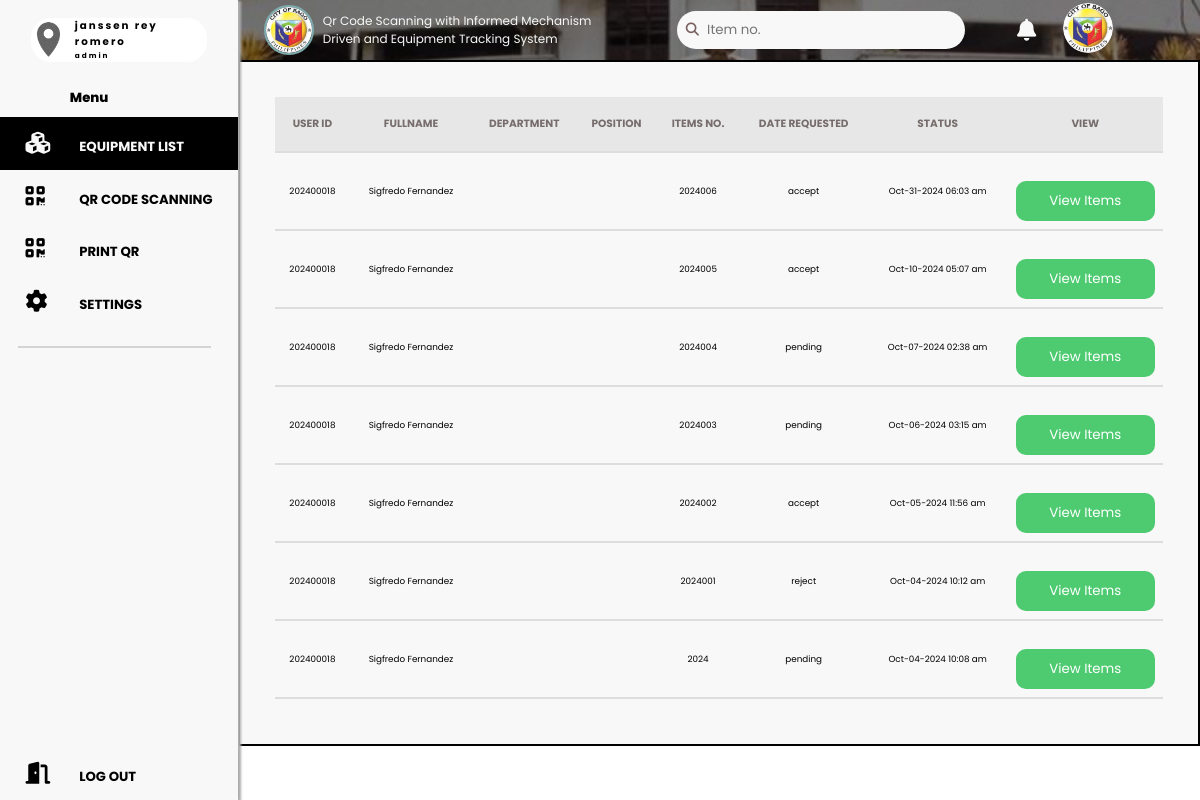
Before: /pages/storekeeper/equipment_list.php (signed in) with the older database file.
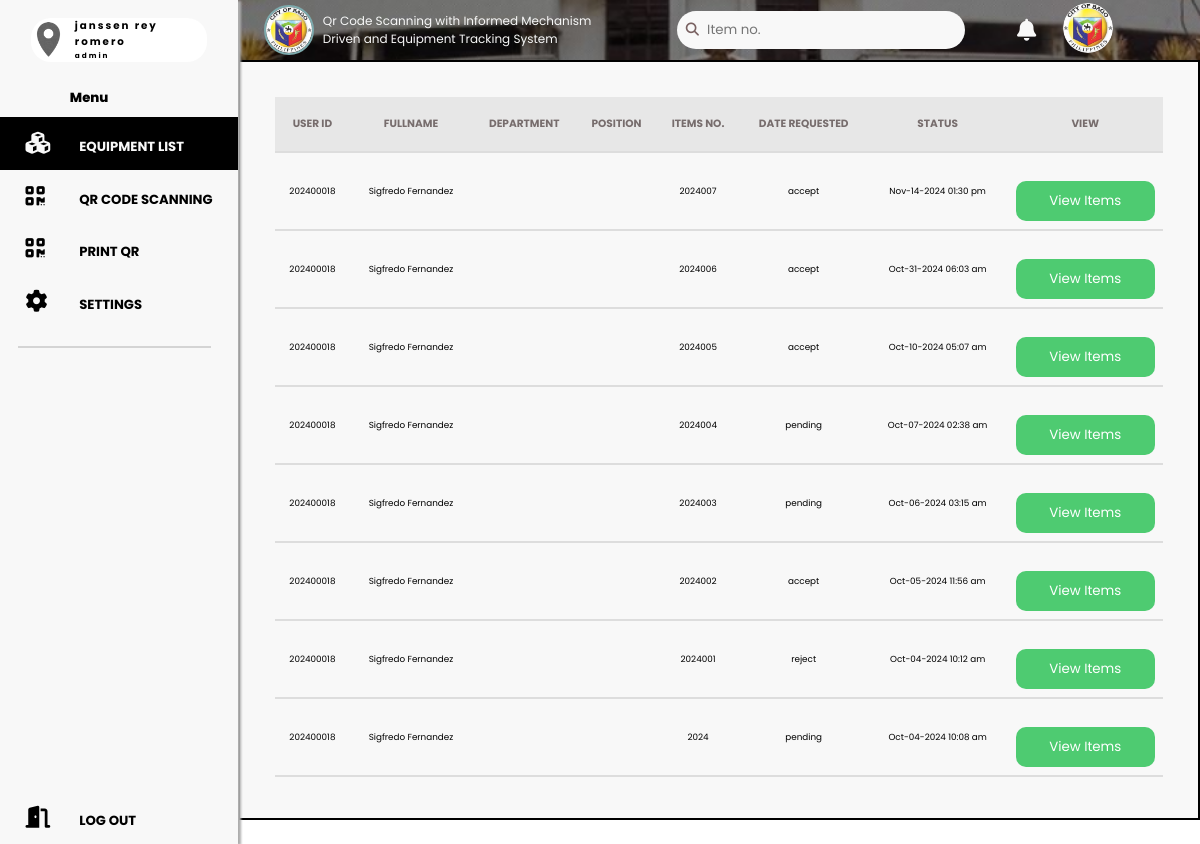
After: the same page with the newer database file.
### tables this page shows
CREATE TABLE `purchase_request` (
  `id` int(11) NOT NULL,
  `requester_code` int(11) NOT NULL,
  `purchase_request_code` int(11) NOT NULL,
  `datetime` datetime NOT NULL,
  `isSeen` tinyint(1) NOT NULL DEFAULT 1,
  `status` varchar(20) NOT NULL
);

CREATE TABLE `users` (
  `id` int(11) NOT NULL,
  `usercode` int(11) NOT NULL,
  `email` varchar(50) NOT NULL,
  `password` varchar(256) NOT NULL,
  `phone_number` varchar(11) NOT NULL,
  `fullname` varchar(50) NOT NULL,
  `birthdate` date NOT NULL,
  `gender` varchar(50) NOT NULL,
  `role` varchar(50) NOT NULL,
  `department` varchar(100) NOT NULL,
  `position` varchar(50) NOT NULL,
  `profile` varchar(100) DEFAULT NULL,
  `status` varchar(10) NOT NULL
);

### pages/storekeeper/equipment_list.php (the view, shortened to what this page needs)
<?php
require '../../logic/dbCon.php';
?>
<!DOCTYPE html>
<html lang="en">
<head>
    <link rel="stylesheet" href="https://cdnjs.cloudflare.com/ajax/libs/font-awesome/6.6.0/css/all.min.css" />
    <link rel="stylesheet" href="https://cdn.jsdelivr.net/npm/swiper@11/swiper-bundle.min.css" />
    <link rel="stylesheet" href="../../styles/accountability.css?v=1.1">
</head>
<body>
    <header>
        <div class="user">
            <img src="<?php echo $_SESSION['profile'] ?>" alt="">
            <div>
                <h3 style="letter-spacing: 2px;"><?php echo $_SESSION['fullname'] ?></h3>
                <h5 style="letter-spacing: 2px;"><?php echo $_SESSION['role'] ?></h5>
            </div>
        </div>
        <span class="menutext">menu</span>
        <nav class="navbar">
            <ul>
                <li>
                    <i class="fa-solid fa-cubes" id="active"></i>
                    <a href="equipment_list.php" id="active">EQUIPMENT LIST</a>
                </li>
                <li>
                    <i class="fa-solid fa-qrcode"></i>
                    <a href="storekeep_qr.php">QR CODE SCANNING</a>
                </li>
                <li>
                    <i class="fa-solid fa-qrcode"></i>
                    <a href="print_qr.php">PRINT QR</a>
                </li>
                <li>
                    <i class="fa-solid fa-gear"></i>
                    <a href="settings.php">SETTINGS</a>
                </li>
                <div class="div">
                    <span></span>
                </div>
                <li>
                    <i class="fa-solid fa-door-open"></i>
                    <a href="../../logic/logout.php">LOG OUT</a>
                </li>
            </ul>
        </nav>
    </header>
    <div class="container">
        <div class="header">
            <div class="div1">
                <div class="content">
                    <div class="logo">
                        <img src="../../styles/images/logo1.png" alt="">
                    </div>
                    <p>Qr Code Scanning with Informed Mechanism <br> Driven and Equipment Tracking System</p>
                </div>
            </div>
            <div class="div2">
                <div class="content2">
                    <div class="search">
                        <i class="fa-solid fa-search"></i>
                        <input type="number" placeholder="Item no." class="search-input" id="searchInput" oninput="getsearch(this.value)">
                    </div>
                    <div class="notpic">
                        <div class="ahehe">
                            <a href=""><i class="fa-solid fa-bell"></i></a>
                        </div>
                        <div class="profile">
                            <img src="../../styles/images/logo1.png" alt="">
                        </div>
                    </div>
                </div>
            </div>
        </div>
        <main class="containermain">
            <div class="table-container">
                <table id="dataTable">
                    <thead>
                        <tr>
                            <th>USER ID</th>
                            <th>FULLNAME</th>
                            <th>DEPARTMENT</th>
                            <th>POSITION</th>
                            <th>ITEMS NO.</th>
                            <th>DATE REQUESTED</th>
                            <th>STATUS</th>
                            <th>View</th>
                        </tr>
                    </thead>
                    <tbody id="tableBody">
                        <?php
                        $stmt = $conn->prepare("SELECT u.usercode ,u.fullname, u.department, u.position, p.purchase_request_code, p.datetime, p.status FROM purchase_request AS p JOIN users AS u ON p.requester_code = u.usercode ORDER BY p.id DESC;");
                        $stmt->execute();
                        $result = $stmt->get_result();
                        while ($row = $result->fetch_assoc()) {
                            echo '
                                <tr>
                                    <td>'. htmlspecialchars($row['usercode']).
                                    '</td>
                                    <td>'. htmlspecialchars($row['fullname']).
                                    '</td>
                                    <td>'. htmlspecialchars($row['department']).
                                    '</td>
                                    <td>'. htmlspecialchars($row['position']).
                                    '</td>
                                    <td>'. htmlspecialchars($row['purchase_request_code']).
                                    '</td>
                                    <td>'. htmlspecialchars($row['status']).
                                    '</td>
                                    <td>'. date("M-d-Y h:s a", strtotime($row['datetime'])).
                                    '</td>
                                    <td><button class="btn-viem-items" onclick="viewitems('.$row["purchase_request_code"].')">View Items</button></td>
                                </tr>
                            ';
                        }
                        ?>
                    </tbody>
                </table>
            </div>
        </main>
    </div>
</body>
</html>

### styles/accountability.css (style rules this page uses)
* { margin:0; padding:0; box-sizing:border-box; text-decoration:none; outline:none; border:none; transition:all .2s linear; font-family: "Poppins", sans-serif; }
html { font-size:58.5%; overflow-x:hidden; }
body { background:#7eabae; overflow-x:hidden; padding-left:27rem; }
header { position:fixed; top:0; left:0; z-index:1000; height:100%; width:27rem; background:#F8F8F8; display:flex; align-items:center; flex-flow:column; filter: drop-shadow(3px 1px 1px #adadad); }
header .user { margin-top: 2rem; display: flex; align-items: center; justify-content:center; flex-direction: row; width: 20rem; height:5rem; background-color: #FFFFFF; border-radius: 20px; gap: 1rem; }
header .user img { display: flex; align-items: center; justify-content: center; height:4rem; width:4rem; border-radius:50%; object-fit:cover; }
.menutext { font-size: 1.5rem; margin-left: -25%; text-transform: capitalize; font-weight: 800; margin-top: 3rem; margin-bottom: 1rem; }
header .navbar { width:100%; }
header .navbar ul li { list-style:none; transition: background-color 0.3s, color 0.3s; position: relative; }
.navbar ul li i { font-size: 2.5rem; left: 33%; top: 1.7rem; position: absolute; margin-left: -6rem; }
header .navbar ul #active { background-color: #000000; color: #F8F8F8; }
header .navbar ul li a { display:block; border-radius: 15px 0 0 15px; padding-left: 15rem; background:#F8F8F8; padding-top: 20px; height: 6rem; margin-left:-6rem; color:#000000; font-size:1.5rem; font-weight: bold; }
header .navbar ul li:last-child { position: absolute; bottom: 0; width: 100%; }
.div { display: flex; align-items: center; justify-content: center; }
.div span { border: 1px solid #D4D4D4; width: 40rem; margin-right: 3rem; margin-left: 2rem; margin-top: 2rem; }
@media (max-width:1200px) { html { font-size:55%; } }
.container { background-color: #ffffff; height: 100vh; display: flex; flex-direction: column; overflow: hidden; }
.container .header { display: flex; align-items: center; justify-content: space-between; height:60px; background-image: url(images/Rectangle\ 1.png); background-repeat: no-repeat; background-size: cover; background-position: center; padding: 2rem; }
.div1 { display: flex; width: 400px; height: 100px; }
.div1 .content { display: flex; align-items: center; justify-content: flex-start; margin-left:1rem; }
.div1 .logo { margin-right: 1rem; border: 2px solid #7eabae; width: 50px; height: 50px; object-fit: cover; border-radius: 50%; overflow: hidden; display: flex; align-items: center; justify-content: center; }
.div1 .logo img { width: 100%; height: 100%; }
.div1 .content p { font-size: 12px; color: #F8F8F8; }
.div2 .content2 { height: 100px; display: flex; align-items: center; justify-content: flex-start; padding: 2rem; }
.search { display: flex; align-items: center; background-color: #F8F8F8; gap: 3%; padding: 1rem; border-radius: 20px; }
.search i { font-size: 1.5rem; color: rgb(121, 97, 97); }
.search input { width: 100%; height: 100%; border: none; background: none; }
.notpic { display: flex; align-items: center; justify-content: center; justify-content: center; gap: 3rem; width: 200px; }
.notpic .ahehe a i { font-size: 2.5rem; text-decoration: none; color: #F8F8F8; }
.notpic .profile img { width: 50px; height: 50px; object-fit: cover; border-radius: 50%; }
.container main { background-color: #F8F8F8; padding: 4rem; max-height: 90vh; overflow-y: auto; box-sizing: border-box; border: 2px solid #000; }
.table-container { width: 100%; overflow-x: auto; }
table { width: 100%; border-collapse: collapse; margin-bottom: 10px; }
th, td { height: 55px; border-bottom: 2px solid #ddd; padding: 8px; text-align: center; }
th { background-color: #E7E7E7; text-align: center; color: rgb(119, 109, 109); font-size: 1.2rem; text-transform: uppercase; }
.btn-viem-items { background-color: #4ECB71; color: white; padding: 10px 20px; border: none; border-radius: 10px; cursor: pointer; align-items: center; text-align: center; justify-content: center; display: flex; margin-top: 20px; width: 100%; }

Changed rows visible on the page:
added purchase_request: users.usercode "202400018", users.fullname "Sigfredo Fernandez", purchase_request_code "2024007", status "accept", datetime "Nov-14-2024 01:30 pm"
